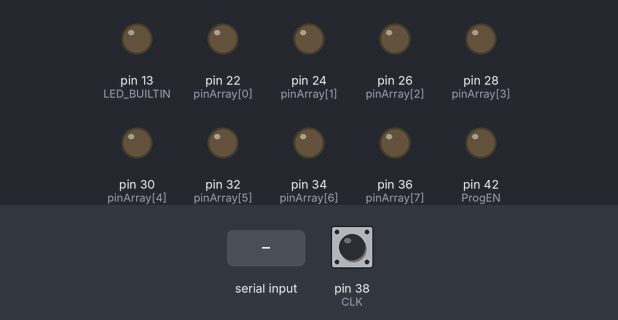
Bench run of a program on a simulated Arduino Mega 2560, built with avr-gcc and run on an emulated ATmega2560. Shown: output pins drawn as LEDs (lit = HIGH). Inputs (shaded band) come from the test bench; at power-on: pin 38 (CLK) HIGH.

Above: at 1.2 s.
1.3 s: "prog" received over Serial
At 3.5 s:
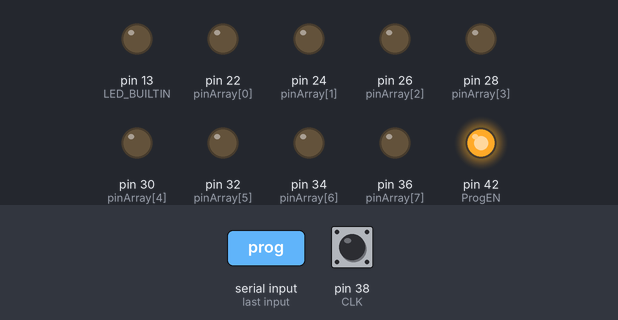
3.8 s: pin 38 (CLK) pulsed LOW 5 times (0.12 s each, 0.3 s apart)
At 5.5 s:
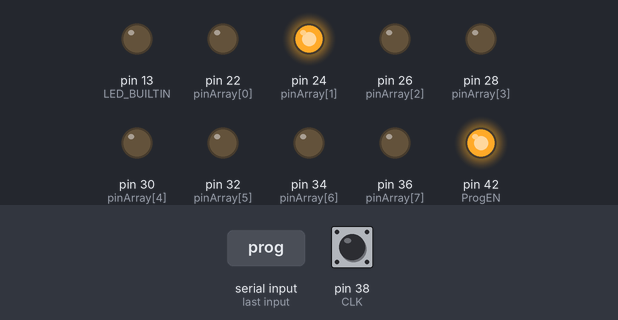
6.8 s: pin 38 (CLK) driven LOW
At 8.0 s:
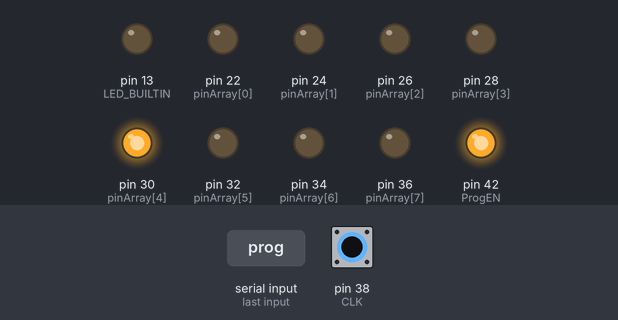
8.3 s: pin 38 (CLK) pulsed HIGH 2 times (0.12 s each, 0.3 s apart)
At 9.0 s:
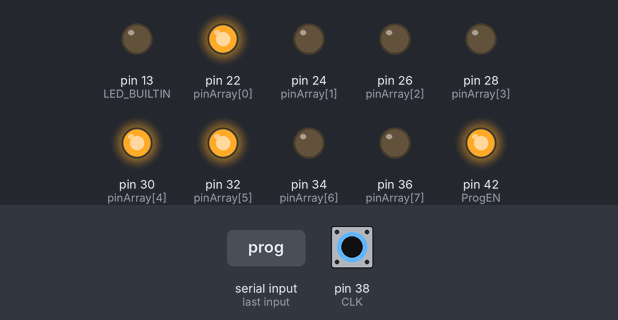
Timing chart, 0 to 11.3 s (numbered marks = the images above; inputs shaded):
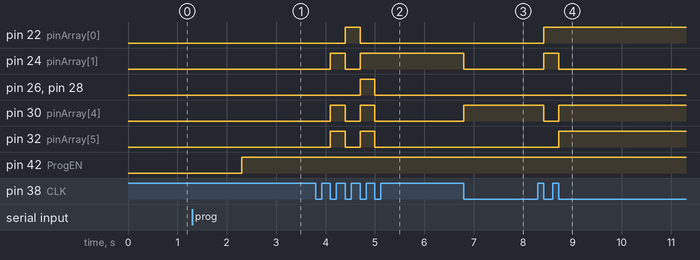

The program:

main.cpp
```cpp
#include <Arduino.h>
#define CLK 38
#define ProgEN 42
#define Reset 40
#define cReset 46
#define miReset 44

int pinArray[] = {22, 24, 26, 28, 30, 32, 34, 36};


int code[] = {
  50,
  62,
  0b00010000,
  0b00110001,
  0b11100000,
  0b11110000,
  0b00000000,
  0b00000000,
  0b00000000,
  0b00000000,
  0b00000000,
  0b00000000,
  0b00000000,
  0b00000000,
  0b00000000,
  0b00000000,
};
/*
int code[] = {
  0b00000000,
  0b00100100,
  0b11100000,
  0b01100001,
  0b00000001,
  0b10110000,
  0b10110000,
  0b10110000,
  0b10110000,
  0b10110000,
  0b10110000,
  0b10110000,
  0b10110000,
  0b10110000,
  0b10110000,
};
*/
/*
int code[] = {
  0b00001111,
  0b00100100,
  0b00100100,
  0b00100100,
  0b00100100,
  0b00100100,
  0b00100100,
  0b10110000,
  0b10110000,
  0b10110000,
  0b10110000,
  0b10110000,
  0b10110000,
  0b10110000,
  0b10110000,
};
*/
String getValue(String data, char separator, int index)
{
    int maxIndex = data.length() - 1;
    int j = 0;
    String chunkVal = "";

    for (int i = 0; i <= maxIndex && j <= index; i++)
    {
        chunkVal.concat(data[i]);

        if (data[i] == separator)
        {
            j++;

            if (j > index)
            {
                chunkVal.trim();
                return chunkVal;
            }

            chunkVal = "";
        }
        else if ((i == maxIndex) && (j < index)) {
            chunkVal = "";
            return chunkVal;
        }
    }
}

void reset(){
  pinMode(Reset, OUTPUT);
  pinMode(cReset, OUTPUT);
  pinMode(miReset, OUTPUT);
  digitalWrite(Reset, HIGH);
  digitalWrite(cReset, LOW);
  digitalWrite(miReset, LOW);
  delayMicroseconds(1);
  digitalWrite(Reset, LOW);
  digitalWrite(cReset, HIGH);
  digitalWrite(miReset, HIGH);
  pinMode(Reset, INPUT);
  pinMode(cReset, INPUT);
  pinMode(miReset, INPUT);
}

void pulsePin(){
  digitalWrite(CLK, HIGH);
  delay(1000);
  digitalWrite(CLK, LOW);
  delay(1000);
}

void shift( int input ){
  // pin 2 to 9
  for(int i = 0 ; i <= 7 ; i ++ ){
    int a = input % 2 ;
    input = input / 2 ;
    digitalWrite( pinArray[i] , a );
    //Serial.print(a);

  }
  //Serial.println();

}

void setup() {
  Serial.begin(9600);

  for (int i = 0; i <= 7; i++){ //making the data bus as OUTPUT
    pinMode(pinArray[i], INPUT);
  }
  pinMode(Reset, INPUT);
  pinMode(cReset, INPUT);
  pinMode(miReset, INPUT);
  pinMode(LED_BUILTIN, OUTPUT);
  digitalWrite(LED_BUILTIN, LOW);
  pinMode(CLK, INPUT);
  pinMode(ProgEN, OUTPUT);
  digitalWrite(ProgEN, LOW); //initialize the clk
/*
  for (int i = 0; i <= 15; i++){ //uploading the code
    Serial.print("ROM POSITION = ");
    Serial.println(i);

    Serial.print("RAM ADDR - ");
    shift(i);
    pulsePin();
    delay(1000);

    Serial.print("RAM DATA - ");
    shift(code[1]);
    pulsePin();
    delay(1000);

    Serial.println();
  }
*/
}

String mode = "idle";
bool runMode = true;
bool highFlag = false;
bool lowFlag = true;
bool resetFlag = true;
bool runFalg = false;
bool resetMIFlag = true;
int tmpcount = 0;
int codeCount = 0; //save the count when intaking the programme
bool tmpFlag = true;

void loop() {
  if (mode == "prog"){
    digitalWrite(ProgEN, HIGH); //initialize the clk
    digitalWrite(LED_BUILTIN, LOW);

    bool clk = digitalRead(CLK);
    if (clk == HIGH && highFlag && runMode){
      //Serial.println("HIGH");
      highFlag = false;
      lowFlag = true;
    }
    if (clk == LOW && lowFlag && runMode){
      //Serial.println("LOW");
      lowFlag = false;
      highFlag = true;
      if (resetMIFlag){ //syncronize step
        pinMode(miReset, OUTPUT);
        digitalWrite(miReset, LOW);
        digitalWrite(miReset, HIGH);
        pinMode(miReset, INPUT);
        resetMIFlag = false;
      }
      if (tmpcount%2 == 0){
        //ADDR
        //Serial.print("RAM ADDR - ");
        shift(tmpcount/2);
      }
      else{
        //DATA
        //Serial.print("RAM DATA - ");
        shift(code[tmpcount/2]);
      }
      tmpcount++;
      //Serial.println(tmpcount);

    }

    if (tmpcount>=33 && resetFlag){
      runMode = false;
      for (int i = 0; i <= 7; i++){ //making the data bus as OUTPUT
        pinMode(pinArray[i], INPUT);
      }
      //Serial.println("Done Uploading");
      //Serial.println("Resetting the computer");
      digitalWrite(ProgEN, LOW); //disable the programming mode
      reset();
      resetFlag = false;
    }

    if ((!resetFlag) && (!runFalg)) {
      //waiting until the programme start
      //Serial.println("Waiting");
      if (clk == LOW){
        reset();
        runFalg = true;
        //Serial.println("Waiting Done");
        Serial.println("k");
        mode = "idle";
        for (int i = 0; i <= 7; i++){ //making the data bus as OUTPUT
          pinMode(pinArray[i], INPUT);
        }
      }
    }

    if (runFalg){
      digitalWrite(LED_BUILTIN, HIGH);
    }
  }
  else if (mode == "idle"){
    while(Serial.available()){
      String s = Serial.readString();
      //Serial.println(s);
      if (s == "prog") {
        //Serial.println("Prog Mode");
        runMode = true;
        highFlag = false;
        lowFlag = true;
        resetFlag = true;
        runFalg = false;
        resetMIFlag = true;
        tmpcount = 0;
        mode = "prog";
        reset(); //reset the computer
        for (int i = 0; i <= 7; i++){ //making the data bus as OUTPUT
          pinMode(pinArray[i], OUTPUT);
        }
      }
      else if (s == "inp"){
        mode = "input";
        tmpFlag = true;
        //Serial.println("Input Mode");
        codeCount = 0;
      }
      else if (s == "res"){
        reset();
        //Serial.println("Reset");
        codeCount = 0;
      }
    }
  }
  else if (mode == "input"){
    while(tmpFlag){
      while(Serial.available()){
        String s = Serial.readString();
        //Serial.println(s);
        for (int j = 0; j <= 15; j++){
          int tmpx = getValue(s, ',', j).toInt();
          //Serial.println(tmpx);
          code[j] = tmpx;
        }
        tmpFlag = false;
      }
    }
    mode = "idle";
    Serial.println("u");
  }
}
```

Measured:
- after the input at 1.3 s, pin 42 (ProgEN): LOW → HIGH after 1.0 s
- after the input at 3.8 s, pin 22 (pinArray[0]): LOW → HIGH after 0.60 s, → LOW 0.30 s later; pin 24 (pinArray[1]): LOW → HIGH after 0.30 s, → LOW 0.30 s later, → HIGH 0.30 s later
- after the input at 6.8 s, pin 24 (pinArray[1]): HIGH → LOW at once; pin 30 (pinArray[4]): LOW → HIGH at once
- after the input at 8.3 s, pin 22 (pinArray[0]): LOW → HIGH after 0.12 s; pin 24 (pinArray[1]): LOW → HIGH after 0.12 s, → LOW 0.30 s later; pin 30 (pinArray[4]): HIGH → LOW after 0.12 s, → HIGH 0.30 s later; pin 32 (pinArray[5]): LOW → HIGH after 0.42 s
